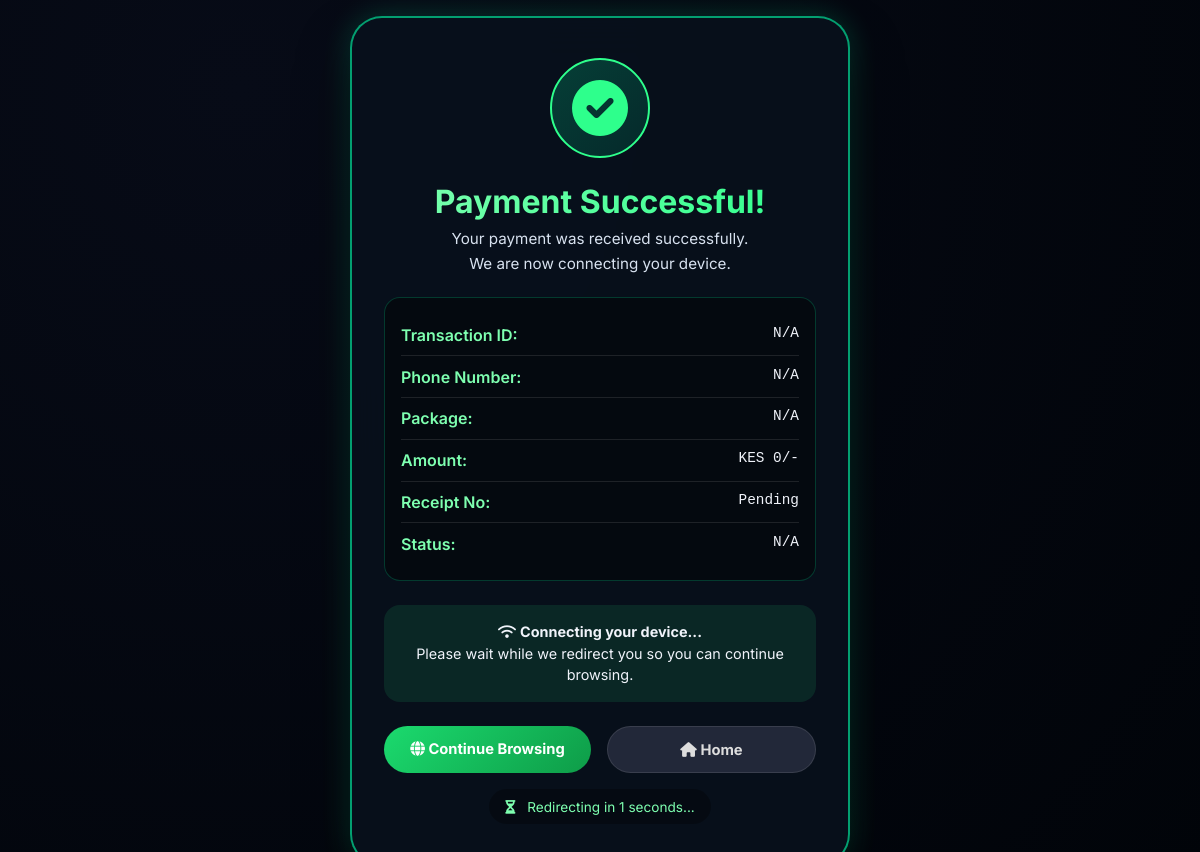
The app's page /success/ws_CO_30042026142918822722859145, older data.
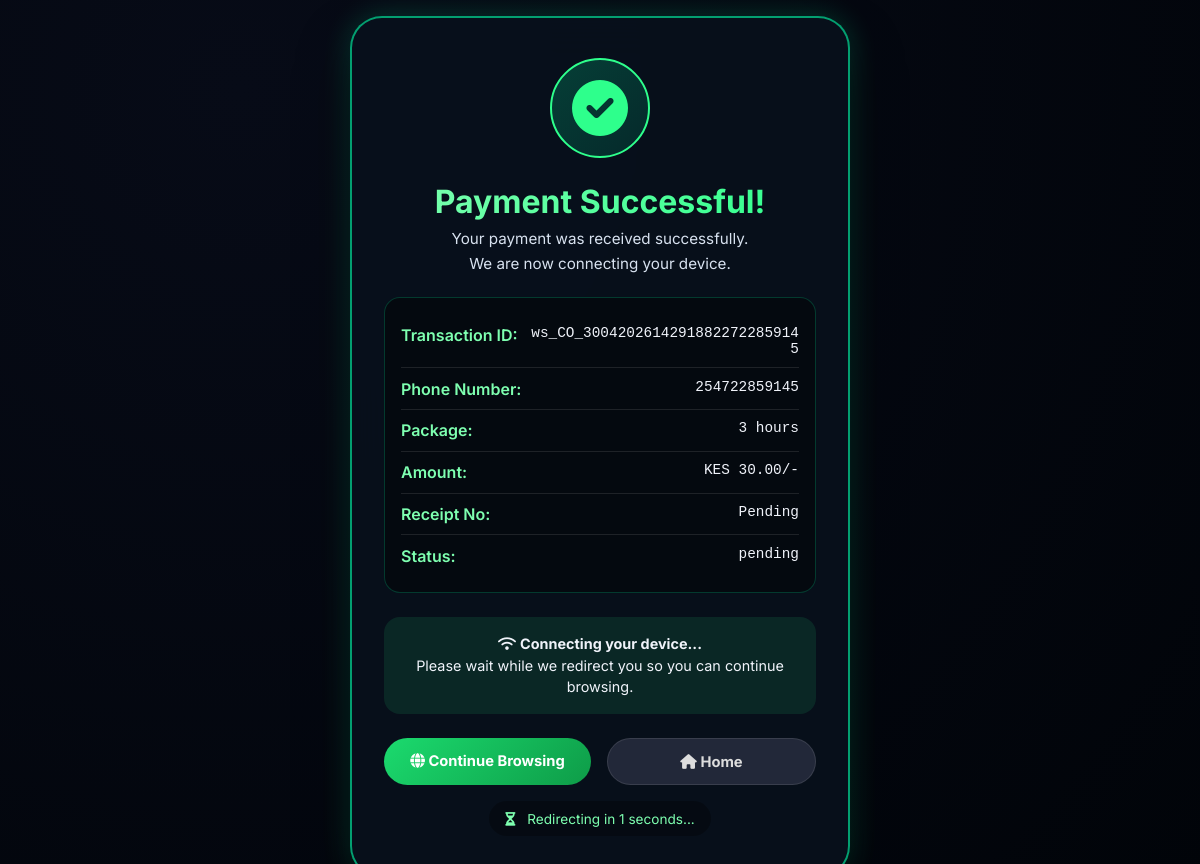
The same page, newer data.
### models.py (models this page shows)
class Payment(Base):
    __tablename__ = "payments"
    id = Column(Integer, primary_key=True)
    checkout_request_id = Column(String(100), unique=True, index=True)
    phone = Column(String(20), index=True, nullable=False)
    customer_id = Column(Integer, ForeignKey("customers.id"))
    package_id = Column(Integer, ForeignKey("packages.id"))
    amount = Column(Numeric(10, 2), nullable=False)
    status = Column(Enum("pending", "paid", "failed", name="payment_status"), default="pending", nullable=False)
    receipt_number = Column(String(50))
    created_at = Column(DateTime, default=datetime.utcnow)
    package = relationship("Package")
    customer = relationship("Customer")

class Package(Base):
    __tablename__ = "packages"
    id = Column(Integer, primary_key=True)
    name = Column(String(50), unique=True, nullable=False)
    price = Column(Numeric(10, 2), nullable=False)
    duration_hours = Column(Integer, nullable=False)

### app.py (the view)
@app.route('/success/<checkout_request_id>')
def success(checkout_request_id):
    db = SessionLocal()
    try:
        payment = db.query(Payment).filter_by(
            checkout_request_id=checkout_request_id
        ).first()
        original_url = request.args.get(
            'url',
            request.args.get('link-orig', 'https://www.google.com')
        )
        return render_template("success.html", payment=payment, original_url=original_url)
    finally:
        db.close()

### templates/success.html (shortened to what this page needs)
<!DOCTYPE html>
<html lang="en">
<head>
    <link rel="stylesheet" href="https://cdnjs.cloudflare.com/ajax/libs/font-awesome/6.0.0-beta3/css/all.min.css">
</head>
<body>
    <div class="success-container" id="successContainer">
        <div class="success-card">
            <div class="check-icon">
                <i class="fas fa-check-circle"></i>
            </div>
            <h2>Payment Successful!</h2>
            <p class="subtext">Your payment was received successfully.</p>
            <p class="subtext">We are now connecting your device.</p>
            <div class="receipt-box">
                <div class="receipt-row">
                    <span class="receipt-label">Transaction ID:</span>
                    <span class="receipt-value">{{ payment.checkout_request_id if payment else 'N/A' }}</span>
                </div>
                <div class="receipt-row">
                    <span class="receipt-label">Phone Number:</span>
                    <span class="receipt-value">{{ payment.phone if payment else 'N/A' }}</span>
                </div>
                <div class="receipt-row">
                    <span class="receipt-label">Package:</span>
                    <span class="receipt-value">{{ payment.package.name if payment and payment.package else 'N/A' }}</span>
                </div>
                <div class="receipt-row">
                    <span class="receipt-label">Amount:</span>
                    <span class="receipt-value">KES {{ payment.amount if payment else '0' }}/-</span>
                </div>
                <div class="receipt-row">
                    <span class="receipt-label">Receipt No:</span>
                    <span class="receipt-value">{{ payment.receipt_number if payment and payment.receipt_number else 'Pending' }}</span>
                </div>
                <div class="receipt-row">
                    <span class="receipt-label">Status:</span>
                    <span class="receipt-value">{{ payment.status if payment else 'N/A' }}</span>
                </div>
            </div>
            <div class="internet-instructions">
                <i class="fas fa-wifi"></i>
                <strong>Connecting your device...</strong><br>
                Please wait while we redirect you so you can continue browsing.
            </div>
            <div class="btn-group">
                <a href="#" class="btn btn-primary" id="browseNowBtn">
                    <i class="fas fa-globe"></i> Continue Browsing
                </a>
                <a href="/" class="btn btn-secondary">
                    <i class="fas fa-home"></i> Home
                </a>
            </div>
            <div class="countdown" id="countdown">
                <i class="fas fa-hourglass-half"></i> Redirecting in <span id="timer">3</span> seconds...
            </div>
        </div>
    </div>
</body>
</html>

### templates/success.html (style rules this page uses)
* { margin: 0; padding: 0; box-sizing: border-box; }
body { font-family: 'Inter', sans-serif; background: radial-gradient(circle at 20% 10%, #070b17, #010409); min-height: 100vh; display: flex; align-items: center; justify-content: center; color: #f0f3fa; padding: 1rem; }
.success-container { max-width: 500px; width: 100%; animation: slideUp 0.6s ease-out; }
.success-card { background: rgba(8, 16, 28, 0.95); backdrop-filter: blur(20px); border-radius: 2rem; padding: 2.5rem 2rem; text-align: center; border: 2px solid rgba(0, 255, 170, 0.6); box-shadow: 0 30px 50px rgba(0, 0, 0, 0.5), 0 0 30px rgba(0, 255, 170, 0.2); }
.check-icon { width: 100px; height: 100px; margin: 0 auto 1.5rem; background: linear-gradient(135deg, rgba(0, 255, 170, 0.2), rgba(0, 100, 80, 0.3)); border-radius: 50%; display: flex; align-items: center; justify-content: center; border: 2px solid #2eff8c; animation: checkPop 0.6s cubic-bezier(0.68, -0.55, 0.265, 1.55); }
.check-icon i { font-size: 3.5rem; color: #2eff8c; }
h2 { font-size: 2rem; margin-bottom: 0.5rem; background: linear-gradient(135deg, #7effb0, #2eff8c); background-clip: text; -webkit-background-clip: text; color: transparent; }
.subtext { color: #d8e2f0; font-size: 0.95rem; margin-bottom: 0.4rem; }
.receipt-box { background: rgba(0, 0, 0, 0.4); border-radius: 1rem; padding: 1rem; margin: 1.5rem 0; text-align: left; border: 1px solid rgba(0, 255, 170, 0.2); }
.receipt-row { display: flex; justify-content: space-between; gap: 12px; padding: 0.65rem 0; border-bottom: 1px solid rgba(255, 255, 255, 0.1); }
.receipt-row:last-child { border-bottom: none; }
.receipt-label { font-weight: 600; color: #7effb0; min-width: 110px; }
.receipt-value { font-family: monospace; font-size: 0.9rem; text-align: right; word-break: break-word; flex: 1; }
.btn-group { display: flex; gap: 1rem; margin-top: 1.5rem; }
.btn { flex: 1; padding: 0.85rem 1rem; border-radius: 2rem; font-weight: 700; text-decoration: none; text-align: center; transition: all 0.2s; border: none; cursor: pointer; font-size: 0.92rem; }
.btn-primary { background: linear-gradient(135deg, #1bda6e, #0e9c48); color: white; }
.btn-secondary { background: rgba(100, 100, 130, 0.3); color: #ddd; border: 1px solid rgba(255, 255, 255, 0.1); }
.internet-instructions { margin-top: 1rem; padding: 1rem; background: rgba(46, 255, 140, 0.1); border-radius: 1rem; font-size: 0.9rem; line-height: 1.5; }
.countdown { margin-top: 1rem; padding: 0.6rem 1rem; font-size: 0.85rem; color: #7effb0; background: rgba(0, 0, 0, 0.3); border-radius: 2rem; display: inline-block; width: auto; }
.countdown i { margin-right: 0.5rem; }

Row changes from the older to the newer data that the page shows:
added Payment: checkout_request "ws_CO_30042026142918822722859145", phone "254722859145", amount "30.00", receipt_number "Pending", status "pending"
now on this page (row unchanged): Package: package "3 hours"
Text that changed along with them:
{{ payment.checkout_request_id if payment else 'N/A' }}: "N/A" → (not shown)
{{ payment.phone if payment else 'N/A' }}: "N/A" → (not shown)
{{ payment.package.name if payment and payment.package else 'N/A' }}: "N/A" → (not shown)
{{ payment.amount if payment else '0' }}: "0" → (not shown)
{{ payment.status if payment else 'N/A' }}: "N/A" → (not shown)
text no longer shown: "Pending"
